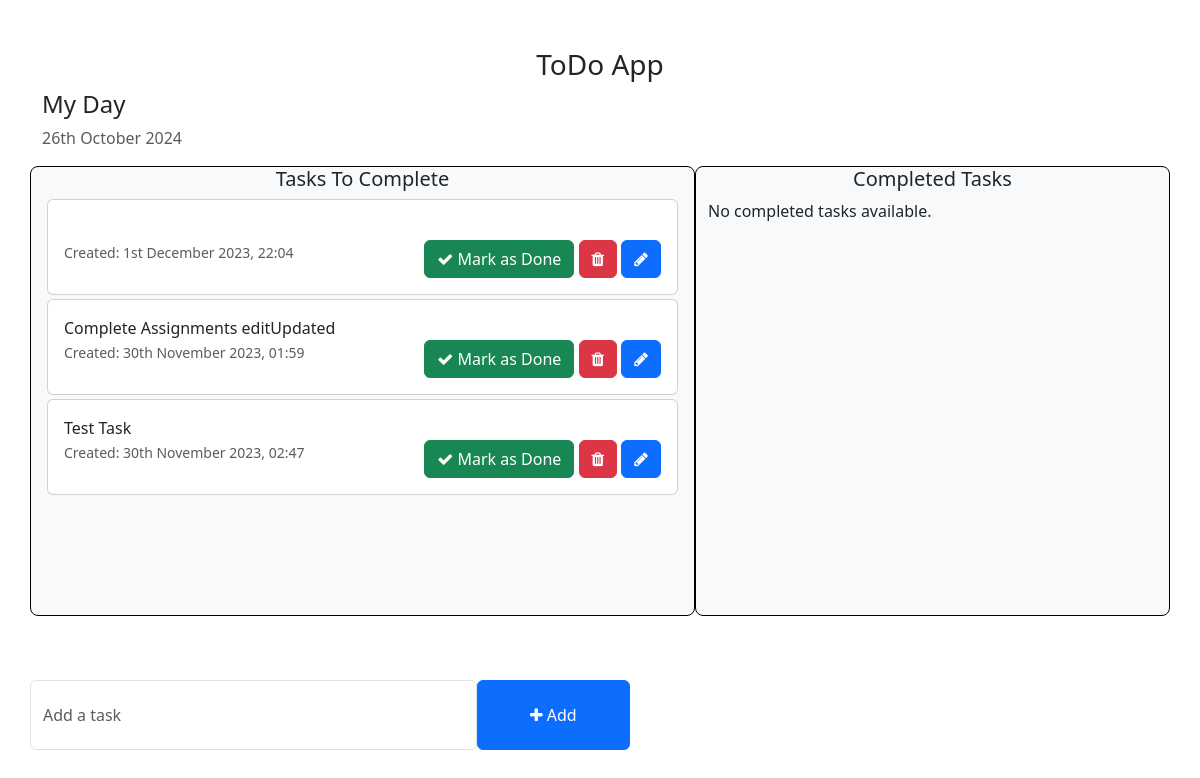
/, run on an earlier commit of the app's database.
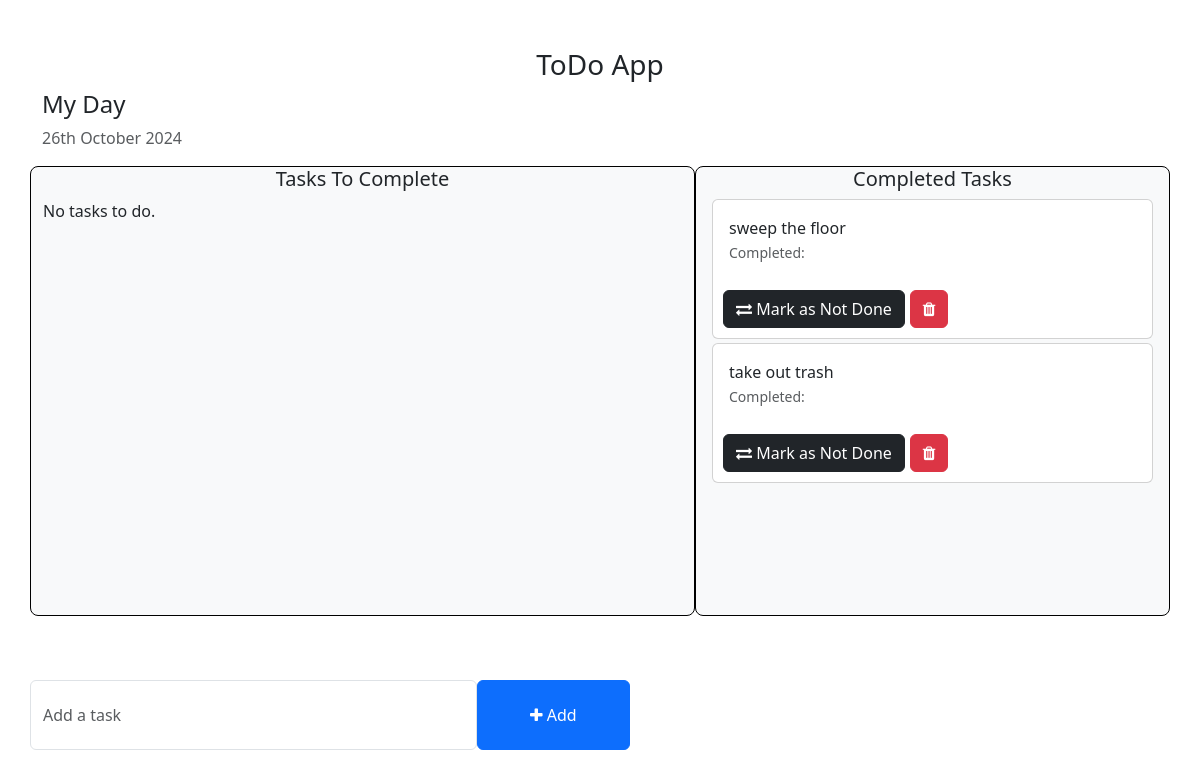
And on a later commit of the database.
### todo/models.py (models this page shows, shortened)
class Task(models.Model):
    task = models.CharField(max_length=250, blank=False)
    is_completed = models.BooleanField(default=False)
    created_at = models.DateTimeField(auto_now_add=True)
    updated_at = models.DateTimeField(auto_now=True)
    completed_at = models.DateTimeField(null=True, blank=True)

### todo_main/views.py (the view)
# urls.py: 2. Add a URL to urlpatterns:  path('', views.home, name='home')
def home(request):
    tasks = Task.objects.filter(is_completed=False).order_by('-updated_at')
    completed_tasks = Task.objects.filter(is_completed=True).order_by('-updated_at')
    context = {
        'tasks': tasks,
        'completed_tasks': completed_tasks
    }
    return render(request, 'home.html', context=context)

### templates/home.html (shortened to what this page needs)
<!DOCTYPE html>
<html lang="en">
<head>
    <link href="https://cdn.jsdelivr.net/npm/bootstrap@5.3.0-alpha1/dist/css/bootstrap.min.css" rel="stylesheet">
    <link rel="stylesheet" href="https://cdnjs.cloudflare.com/ajax/libs/font-awesome/4.7.0/css/font-awesome.min.css">
</head>
<body>
    <div class="container">
        <h3 class="pt-5 text-center">ToDo App</h3>
        <div class="row">
            <h4>My Day</h4>
            <p class="text-muted">{% now "jS F Y" %}</p>
            <div class=" bg-light col-md-7 col-lg-7" style="border-radius: 8px; border: 1px solid #000; height: 450px; overflow: scroll;">
                <h5 class="text-center">Tasks To Complete</h5>
                {% if tasks %}
                    {% for task in tasks %}
                        <div class="card m-1">
                            <div class="card-body">
                                {{ task.task }}<br>
                                <small class="text-muted">Created: {{ task.created_at|date:"jS F Y, H:i" }}</small>
                                <span style="position: relative; float: right;">
                                    <a href="{% url 'mark_as_done' task.pk %}" class="btn btn-success"><i class="fa fa-check"></i> Mark as Done</a>
                                    <a href="{% url 'delete_task' task.pk %}" class="btn btn-danger"><i class="fa fa-trash"></i></a>
                                    <a href="{% url 'edit_task' task.pk %}" class="btn btn-primary"><i class="fa fa-pencil"></i></a>
                                </span>
                            </div>
                        </div>
                    {% endfor %}
                {% else %}
                    <p>No tasks to do.</p>
                {% endif %}
            </div>
            <div class="bg-light col-md-5 col-lg-5" style="border-radius: 8px; border: 1px solid #000; height: 450px; overflow: scroll;">
                <h5 class="text-center">Completed Tasks</h5>
                {% if completed_tasks %}
                    {% for task in completed_tasks %}
                        <div class="card m-1">
                            <div class="card-body">
                                {{ task.task }}<br>
                                <small class="text-muted">Completed: {{ task.completed_at|date:"jS F Y, H:i" }}</small>
                            </div>
                            <span style="display: flex; justify-content: flex-start; margin: 10px;">
                                <a style="margin-right: 5px;" href="{% url 'mark_as_undone' task.pk %}" class="btn btn-dark"><i class="fa fa-exchange"></i> Mark as Not Done</a>
                                <a href="{% url 'delete_task' task.pk %}" class="btn btn-danger"><i class="fa fa-trash"></i></a>
                            </span>
                        </div>
                    {% endfor %}
                {% else %}
                    <p>No completed tasks available.</p>
                {% endif %}
            </div>
        </div>
        <div class="row">
            <div class="col-md-6 col-lg-6 p-0" style="position: absolute; bottom: 50px;">
                <form action="{% url 'addTask' %}" method="POST" >
                    <div class="form-group">
                        <span style="display: flex;">
                            <input name="task" type="text" class="form-control" placeholder="Add a task">
                            <button type="submit" class="btn btn-primary" style="width: 200px;"><i class="fa fa-plus"></i> Add</button>
                        </span>
                    </div>
                </form>
            </div>
        </div>
    </div>
</body>
</html>

### templates/home.html (style rules this page uses)
.form-control { padding: 1.375rem .75rem !important; }

What changed in the data, as far as the page shows it:
removed Task: created_at "1st December 2023, 22:04", shown under "Tasks To Complete"
removed Task: task "Complete Assignments editUpdated", created_at "30th November 2023, 01:59", shown under "Tasks To Complete"
removed Task: task "Test Task", created_at "30th November 2023, 02:47", shown under "Tasks To Complete"
added Task: task "sweep the floor", shown under "Completed Tasks"
added Task: task "take out trash", shown under "Completed Tasks"
Also different on the page:
text no longer shown: "No completed tasks available."
text now shown: "No tasks to do."
